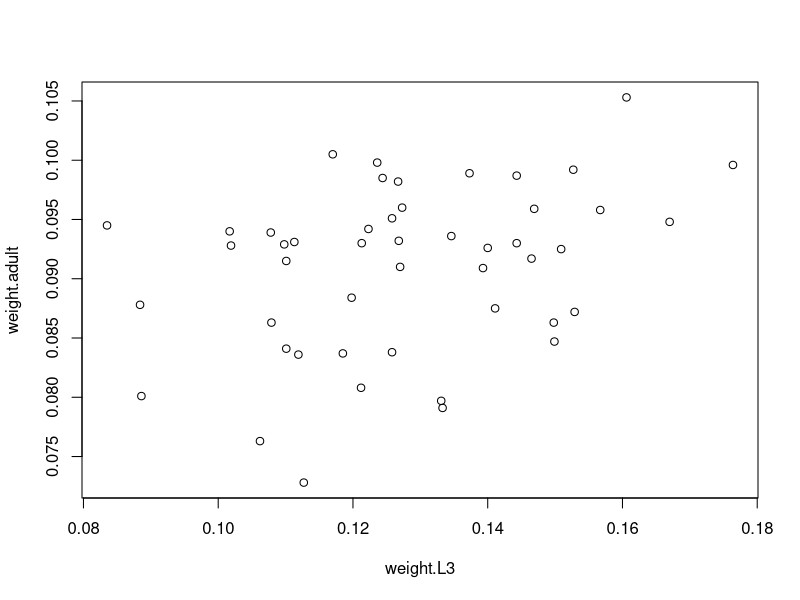
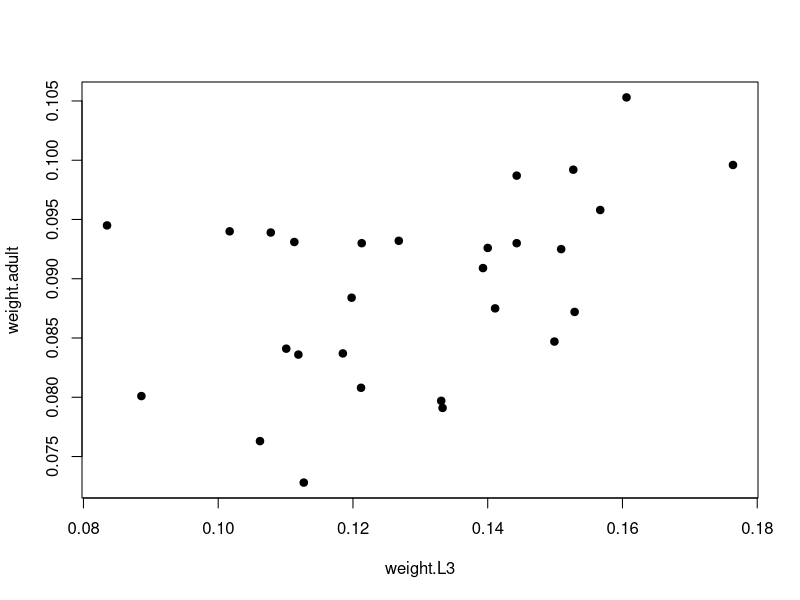
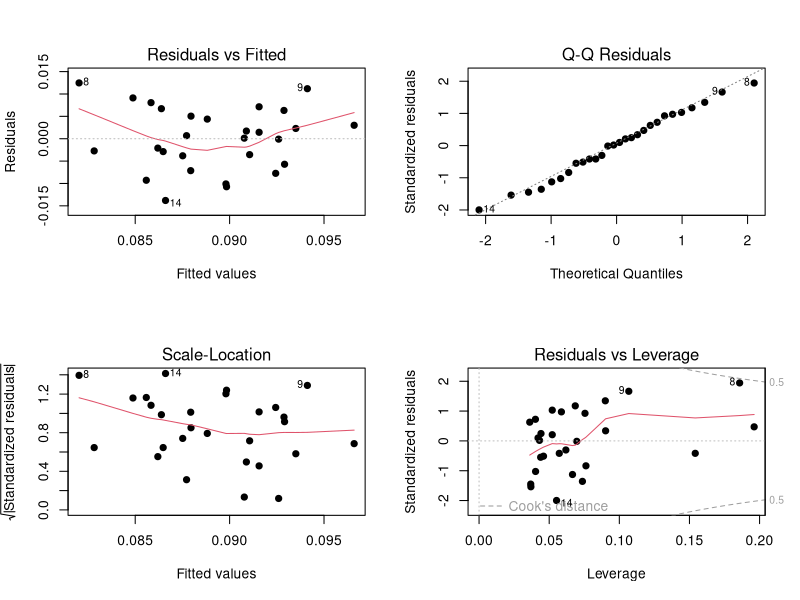
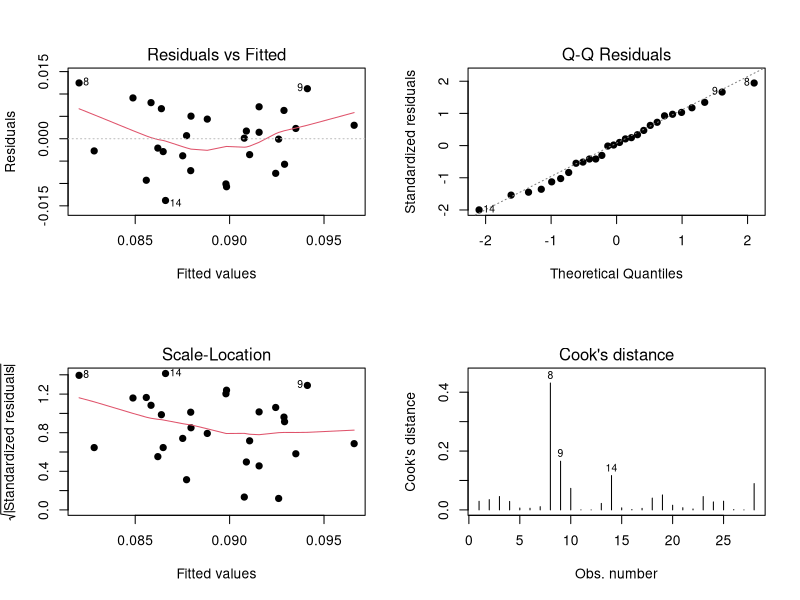
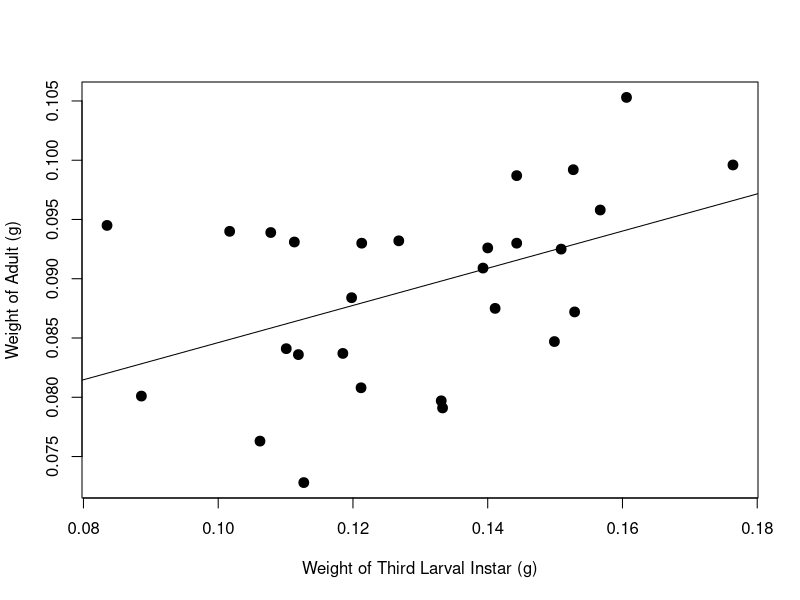

Write the R code that produced these figures, in order.
############################################################################
# 
# ENT6702 Entomological Techniques and Data Analysis
#
# Simple linear regression example
#
# Rohner, Patrick T.; Moczek, Armin (2023). Evolutionary and plastic
# variation in larval growth and digestion reveal the complex underpinnings
# of size and age at maturation in dung beetles [Dataset].
# Dryad. https://doi.org/10.5061/dryad.j9kd51cdc
#
# Rohner, P. T., & Moczek, A. P. (2021). Evolutionary and plastic
# variation in larval growth and digestion reveal the complex underpinnings
# of size and age at maturation in dung beetles. Ecology and Evolution,
# 11, 15098–15110. https://doi.org/10.1002/ece3.8192
#
# 10 October 2023
#
############################################################################

# Load the data
growth <- read.csv("./Week 8/Simple linear regression_example/data_larval_growth.csv")

nrow(growth)
str(growth)
head(growth)  
tail(growth)

summary(growth)

# how many species are in the data set?
growth$species <- as.factor(growth$species)
levels(growth$species) # 4 species

# how many levels of the nutritional treatment?
growth$nutritional.treatment <- as.factor(growth$nutritional.treatment)
levels(growth$nutritional.treatment) # two: high and low quality

str(growth)
summary(growth)

# for the purposes of this example, we will compare adult weight as a function of 
# larval weight of dung beetles fed a high-quality nutritional diet
# SO, we need to subset the data

library(tidyverse)

# pull out data from the dung beetle species Liatongus militaris because it has the
# most observations in the dataset (i.e., 50)
beetle <- growth %>% filter(species == "L. militaris") %>% droplevels()
levels(beetle$species)
plot(weight.adult ~ weight.L3, data = beetle)
summary(beetle)

# now let's subset the data again to pull out data associated with the high-quality
# nutritional treatment
beetle_high <- beetle %>% filter(nutritional.treatment == "high-quality") %>% droplevels()
levels(beetle_high$nutritional.treatment)

str(beetle_high)

plot(weight.adult ~ weight.L3, data = beetle_high, pch = 19)

beetle_mod <- lm(weight.adult ~ weight.L3, data = beetle_high)
summary(beetle_mod)
anova(beetle_mod)

par(mfrow = c(2, 2))
plot(beetle_mod, pch = 19)
plot(beetle_mod, which = 1:4, pch = 19)

par(mfrow = c(1, 1))
plot(weight.adult ~ weight.L3, data = beetle_high, pch = 19, cex = 1.3,
     xlab = "Weight of Third Larval Instar (g)",
     ylab = "Weight of Adult (g)")
abline(beetle_mod)

fitted(beetle_mod) # returns the fitted values (the Y values that you would expect
# for the given X values according to the best fit line)

resid(beetle_mod) # returns the residuals


